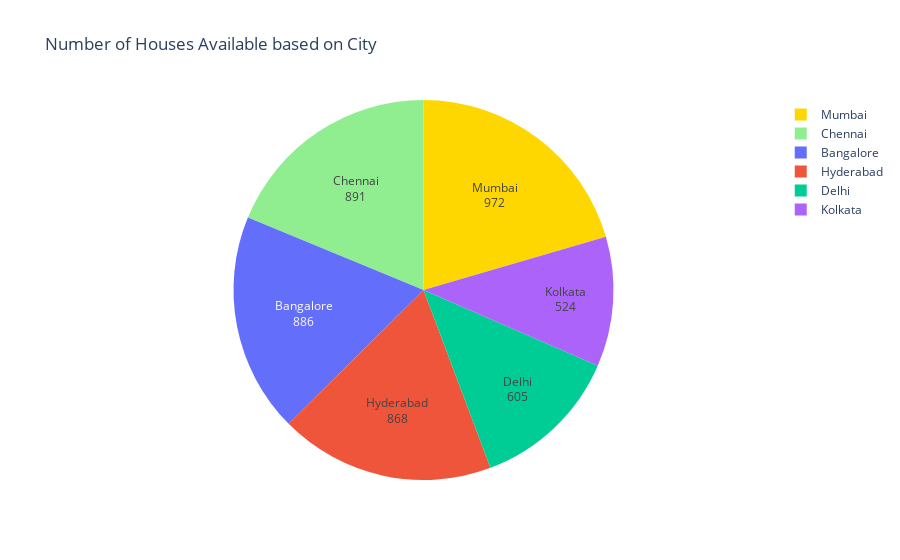

Notebook cell for this chart:
### Code cell
# check house avalability based on City
cities = data['City'].value_counts()
labels = cities.index
counts = cities.values
colors = ['Gold', 'LightGreen']

fig = go.Figure(data=[go.Pie(labels=labels, values=counts, marker=dict(colors=colors))])
fig.update_layout(title='Number of Houses Available based on City')
fig.update_traces(textinfo='value+label')

fig.show()

### Figure 1 — Plotly figure (JSON) as saved in the notebook; plotly's stock layout.template omitted (floating-point values rounded to 4 significant figures)
{"data": [{"labels": ["Mumbai", "Chennai", "Bangalore", "Hyderabad", "Delhi", "Kolkata"], "marker": {"colors": ["Gold", "LightGreen"]}, "textinfo": "value+label", "type": "pie", "values": [972, 891, 886, 868, 605, 524]}], "layout": {"title": {"text": "Number of Houses Available based on City"}}}
